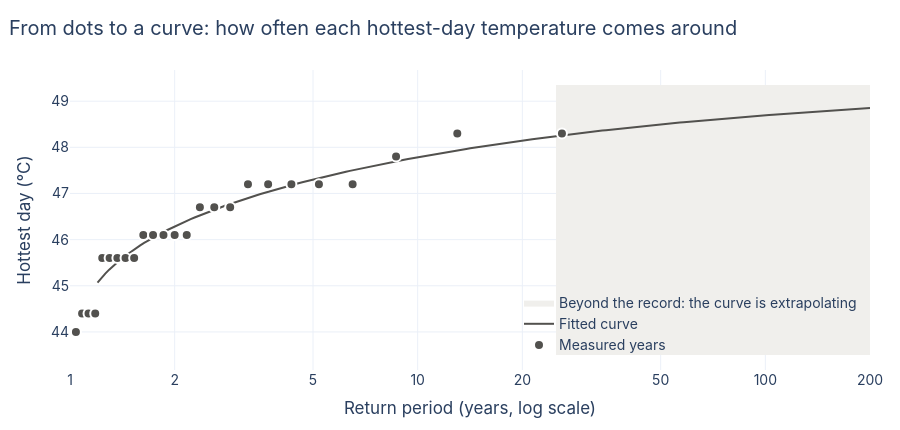

The code cell stored with this chart in its notebook:
### Markdown cell above
> 💡 **Key idea: the "1-in-10-year" day.** Imagine every summer rolls a
> 10-sided die. A **1-in-10-year hottest day** is as hot as the summer that rolls
> a 10: it happens about once a decade on average, and has a 10% chance in any
> single year. Return periods are just this die with more sides.

The dots alone only cover the years we have. To talk about the 1-in-50 or
1-in-100-year day, crc-sdk **fits a curve** through them (a GEV distribution,
the standard choice for yearly extremes). Below, the dots are sorted from mildest
to hottest and placed at the return period they represent; the line is the fitted curve.
(Readings are rounded, so some years tie at the same temperature.)

### Code cell
rp_grid = np.geomspace(1.2, 200, 200)


def show_station_curve():
    values = np.sort(annual["value"].to_numpy())
    plotting_rp = (len(values) + 1) / np.arange(len(values), 0, -1)  # Weibull plotting positions
    record_years = len(values)
    low, high = values.min() - 0.5, curve_values(station_curve, [200])[0] + 0.5

    fig = go.Figure()
    fig.add_trace(go.Scatter(x=[record_years, 200, 200, record_years], y=[low, low, high, high], fill="toself",
                             fillcolor="#f0efec", line_width=0, mode="lines", hoverinfo="skip",
                             name="Beyond the record: the curve is extrapolating"))
    fig.add_trace(go.Scatter(x=rp_grid, y=curve_values(station_curve, rp_grid), mode="lines",
                             name="Fitted curve", line=dict(color=PAST, width=2)))
    fig.add_trace(go.Scatter(x=plotting_rp, y=values, mode="markers", name="Measured years",
                             marker=dict(size=10, color=PAST, line=dict(width=2, color="white")),
                             hovertemplate="%{y:.1f} °C, about 1-in-%{x:.0f} years<extra></extra>"))
    layout(fig, "From dots to a curve: how often each hottest-day temperature comes around",
           xaxis=dict(type="log", title="Return period (years, log scale)",
                      tickvals=[1, 2, 5, 10, 20, 50, 100, 200], range=[0, np.log10(200)]),
           yaxis_title="Hottest day (°C)",
           legend=dict(x=0.99, y=0.03, xanchor="right", yanchor="bottom", bgcolor="rgba(0,0,0,0)"))
    fig.show()
    table = pd.DataFrame({"return period": [2, 10, 50, 100]})
    table["hottest day (°C)"] = curve_values(station_curve, table["return period"]).round(1)
    return table


show_station_curve() if station is not None else None

### Figure 1 — Plotly figure (JSON) as saved in the notebook; plotly's stock layout.template omitted (floating-point values rounded to 4 significant figures; data arrays with more than 128 entries replaced by an {"elided": "..."} marker saying what was removed)
{"data": [{"fill": "toself", "fillcolor": "#f0efec", "hoverinfo": "skip", "line": {"width": 0}, "mode": "lines", "name": "Beyond the record: the curve is extrapolating", "type": "scatter", "x": [25, 200, 200, 25], "y": [43.5, 43.5, 49.35, 49.35]}, {"line": {"color": "#52514e", "width": 2}, "mode": "lines", "name": "Fitted curve", "type": "scatter", "x": {"elided": "200 float values"}, "y": {"elided": "200 float values"}}, {"hovertemplate": "%{y:.1f} °C, about 1-in-%{x:.0f} years<extra></extra>", "marker": {"color": "#52514e", "line": {"color": "white", "width": 2}, "size": 10}, "mode": "markers", "name": "Measured years", "type": "scatter", "x": [1.04, 1.083, 1.13, 1.182, 1.238, 1.3, 1.368, 1.444, 1.529, 1.625, 1.733, 1.857, 2.0, 2.167, 2.364, 2.6, 2.889, 3.25, 3.714, 4.333, 5.2, 6.5, 8.667, 13.0, 26.0], "y": [44.0, 44.4, 44.4, 44.4, 45.6, 45.6, 45.6, 45.6, 45.6, 46.1, 46.1, 46.1, 46.1, 46.1, 46.7, 46.7, 46.7, 47.2, 47.2, 47.2, 47.2, 47.2, 47.8, 48.3, 48.3]}], "layout": {"font": {"family": "Inter, Helvetica, Arial, sans-serif", "size": 14}, "height": 430, "legend": {"bgcolor": "rgba(0,0,0,0)", "x": 0.99, "xanchor": "right", "y": 0.03, "yanchor": "bottom"}, "margin": {"b": 60, "l": 70, "r": 30, "t": 70}, "title": {"text": "From dots to a curve: how often each hottest-day temperature comes around", "x": 0.01}, "xaxis": {"range": [0, 2.301], "tickvals": [1, 2, 5, 10, 20, 50, 100, 200], "title": {"text": "Return period (years, log scale)"}, "type": "log"}, "yaxis": {"title": {"text": "Hottest day (°C)"}}}}
